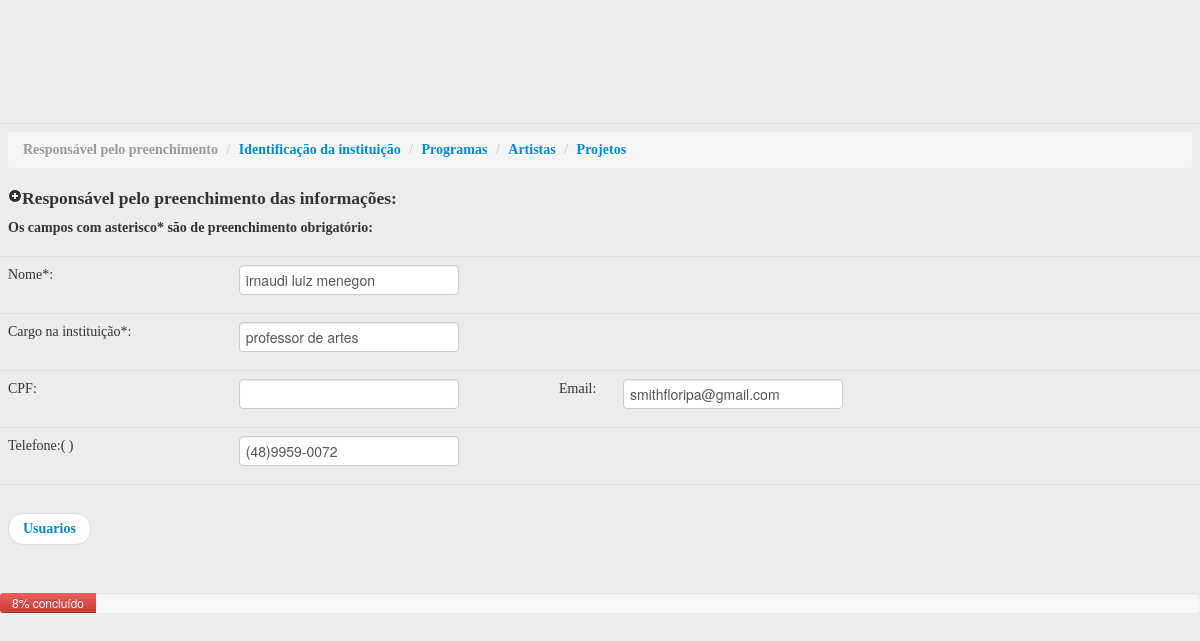
Screenshot of /admin/acessando/mapeamento.php?aces=irnaudiluizmenegon with the database file from the repository.
### tables this page shows
CREATE TABLE `mapeamento` (
  `idmapeamento` int(11) NOT NULL auto_increment,
  `nome` varchar(45) NOT NULL,
  `cargointituicao` varchar(45) NOT NULL,
  `cpf` varchar(45) default NULL,
  `email` varchar(45) default NULL,
  `telefone` varchar(45) default NULL,
  `usuario` varchar(45) NOT NULL,
  `preenchido` char(1) default NULL,
  `data` varchar(45) default NULL,
  `hora` varchar(45) default NULL,
  PRIMARY KEY  (`idmapeamento`,`usuario`)
);

### admin/acessando/mapeamento.php (the view, shortened to what this page needs)
<!DOCTYPE html PUBLIC "-//W3C//DTD XHTML 1.0 Transitional//EN" "http://www.w3.org/TR/xhtml1/DTD/xhtml1-transitional.dtd">
<html xmlns="http://www.w3.org/1999/xhtml">
<head>
<link href="../../css/bootstrap.css" rel="stylesheet">
<link href="../../css/bootstrap-responsive.css" rel="stylesheet">
</head>
<?
	if(empty($_GET["aces"])) {
	}else{
	$Login = ($_GET["aces"]);
	}
	$sql = "select * from mapeamento Where usuario= '$Login'";
	$Resultado = mysql_query($sql) or die("Erro: " . mysql_error());
	while ($array_exibir = mysql_fetch_array($Resultado))
	{
		$txtNome = ($array_exibir['nome']);
		$txtCargoInstituicao = ($array_exibir['cargointituicao']);
		$txtCpf = ($array_exibir['cpf']);
		$txtTelefone = ($array_exibir['telefone']);
		$txtEmail = ($array_exibir['email']);
	}
?>
    <link rel="stylesheet" href="../../css/validationEngine.jquery.css" type="text/css"/>
	<link rel="stylesheet" href="../../css/template.css" type="text/css"/>
</head>
<body>
<form id="form1" name="form1" method="post" action="sql/mapeamento.php">
 <div>
     <table width="98%" class="table table-hover" align="center" cellpadding="2" cellspacing="2" style="font-family: Verdana;">
       <tr>
      <th colspan="4" align="left" scope="row">
	  		<ul class="breadcrumb">
			  <li  class="active"><a href="mapeamento.php?aces=<?php echo $Login;?>"></a>Responsável pelo preenchimento <span class="divider">/</span></li>
			  <li><a href="parteI.php?aces=<?php echo $Login;?>">Identificação da instituição</a> <span class="divider">/</span></li>
			  <li><a href="parteII.php?aces=<?php echo $Login;?>">Programas</a> <span class="divider">/</span></li>
			  <li><a href="parteIII.php?aces=<?php echo $Login;?>">Artistas</a> <span class="divider">/</span></li>
			  <li><a href="parteIV.php?aces=<?php echo $Login;?>">Projetos</a></li>
			</ul>
        <label><h4><i class="icon-plus-sign"></i>Responsável pelo preenchimento das informações:</h4></label>
        <label>
          <h5>Os campos com asterisco* são de preenchimento obrigatório:</h5>
        </label>
         </th>
      </tr>
      <tr>
      <th width="160" align="center" scope="row"> <label id="lblnome">Nome*:</label></th>
      <td colspan="3"><input name="txtNome" id="idFrmNome" value="<?php echo $txtNome;?>"
      type="text" size="94" class="validate[required] text-input"/>
      </td>
      </tr>
      <tr>
      <th height="32" align="center" scope="row"><label id="lblCargoInstituicao">Cargo na instituição*:</label></th>
      <td colspan="3"><input name="txtCargoInstituicao" id="idFrmCargoIntituicao"
       value="<?php echo $txtCargoInstituicao;?>" type="text" size="94" class="validate[required] text-input"/>
       </td>
      </tr>
      <tr>
      <th align="center" scope="row"><label id="cpf">CPF:</label></th>
      <td width="151">
        <input name="txtCpf"  maxlength="14" value="<?php echo $txtCpf;?>" type="text"
        onKeyPress="Mascara('cpf', window.event.keyCode, 'document.form1.txtCpf')";/>
      </td>
      <td width="41"><label id="email">
      <div align="center">Email:</div>
      </label>
      </td>
      <td width="430">
      <input type="text" name="txtEmail" value="<?php echo $txtEmail;?>" size="46"
      class="validate[custom[email]] text-input" type="text" name="optional" id="optional" />
      </td>
      </tr>
      <tr>
      <th align="center" scope="row">
      <label id="telefone">Telefone:( )</label>
      <td>
        <input name="txtTelefone" maxlength="15" value="<?php echo $txtTelefone;?>" type="text"
         onKeyPress="SoNumero();Mascara('telefone', window.event.keyCode, 'document.form1.txtTelefone');"/>
       </td>
      <td colspan="2">
      </td>
      </tr>
      <tr>
      <th colspan="4" align="left" scope="row">
          <div align="center">
		  <ul class="pager">
		  <li class="previous">
			<a href="../usuarios.php">Usuarios</a>
		  </li>
 		 </ul>
			</div>
          </th>
      </tr>
      </table>
        <div class="progress progress-danger">
          <div class="bar" style="width: 8%;">8% concluído</div>
        </div>
</form>
</body>
</html>

### css/template.css (style rules this page uses)
body { background: #ececec; }

### admin/acessando/mapeamento.php (style rules this page uses)
body { padding-top: 123px; padding-bottom: 40px; }

### rows the page displays
mapeamento: txtNome "irnaudi luiz menegon", txtCargoInstituicao "professor de artes", txtEmail "smithfloripa@gmail.com", txtTelefone "(48)9959-0072"
